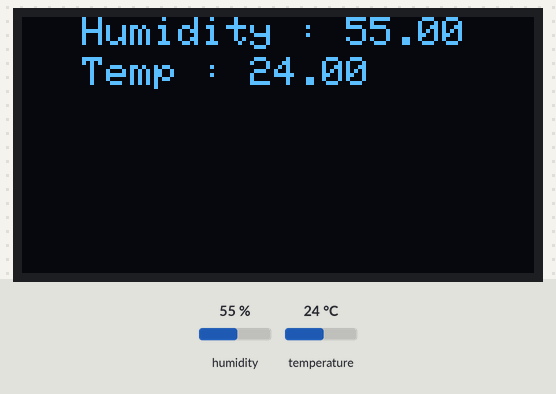
Recording of a sketch running on a simulated ESP8266 (NodeMCU). On the bench: 128×64 one-colour display. Inputs (shaded band) come from the test bench; at power-on: humidity 55 %, temperature 24 °C.

Above: at 2.8 s.
2.9 s: humidity set to 22 %
At 5.3 s:
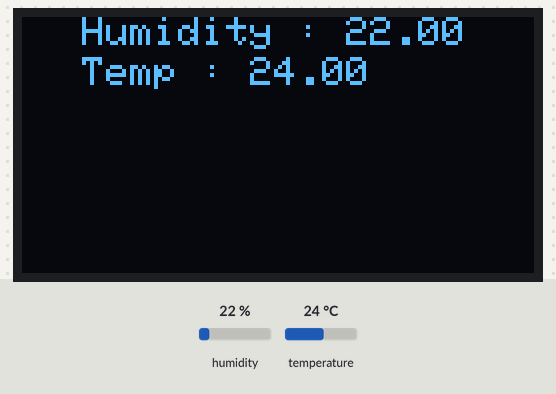
5.6 s: temperature set to 12 °C
At 6.7 s:
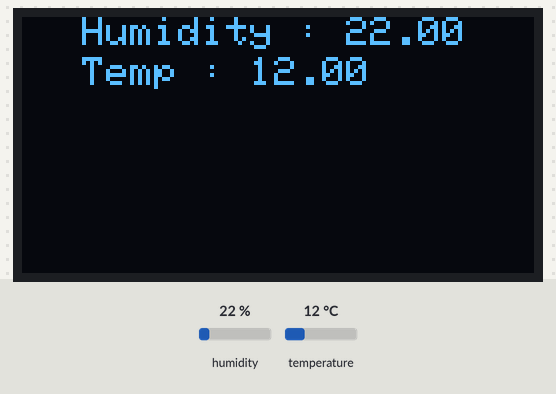
8.3 s: humidity set to 40 %
At 10.7 s:
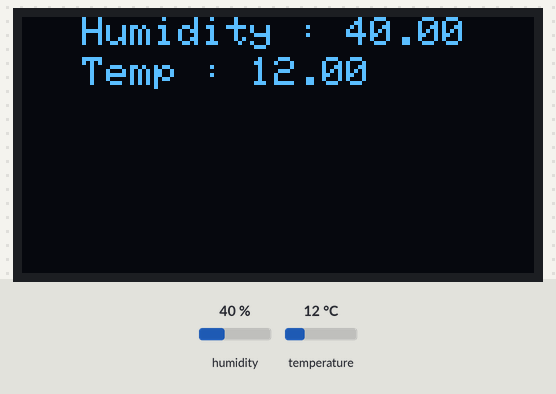
11.7 s: temperature set to 19 °C
Timing chart, 0 to 14.7 s (numbered marks = the images above; inputs shaded):
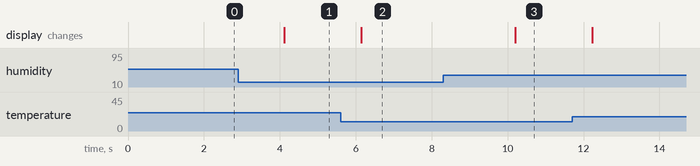

Measured:
- after the input at 2.9 s, the display: changes after 1.2 s (image 1)
- after the input at 5.6 s, the display: changes after 0.55 s (image 2)
- after the input at 8.3 s, the display: changes after 1.9 s (image 3)

The sketch:

dht22.ino
```cpp
#include <Wire.h>
#include <SPI.h>
#include <Adafruit_GFX.h>
#include <Adafruit_SSD1306.h>
#include <DHT.h>;
#define OLED_RESET  -1
#define SCREEN_WIDTH 128
#define SCREEN_HEIGHT 64
#define DHTPIN 12


#define LEDpin D0
#define DHTTYPE DHT22
DHT dht(DHTPIN, DHTTYPE);


Adafruit_SSD1306 OLED(SCREEN_WIDTH,SCREEN_HEIGHT,&Wire,-1);

void setup() {
   OLED.begin(SSD1306_SWITCHCAPVCC,0x3C);

  Serial.begin(115200);
  dht.begin();

}

void loop() {
  float h = dht.readHumidity();
  float t = dht.readTemperature();
    OLED.clearDisplay();
    OLED.setTextColor(WHITE);
    OLED.setCursor(15,0);
    OLED.setTextSize(1);
    OLED.print("Humidity : ");
    OLED.println(h);
    OLED.setCursor(15,10);
    OLED.setTextSize(1);
    OLED.print("Temp : ");
    OLED.println(t);
    OLED.display();

}
```
